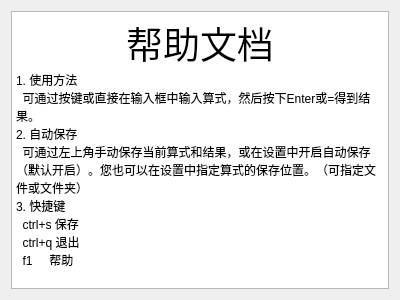
<?xml version="1.0" encoding="UTF-8"?>
<ui version="4.0">
 <class>Help</class>
 <widget class="QDialog" name="Help">
  <property name="geometry">
   <rect>
    <x>0</x>
    <y>0</y>
    <width>400</width>
    <height>300</height>
   </rect>
  </property>
  <property name="windowTitle">
   <string>Dialog</string>
  </property>
  <layout class="QGridLayout" name="gridLayout">
   <item row="0" column="0">
    <widget class="QTextBrowser" name="textBrowser">
     <property name="html">
      <string>&lt;!DOCTYPE HTML PUBLIC &quot;-//W3C//DTD HTML 4.0//EN&quot; &quot;http://www.w3.org/TR/REC-html40/strict.dtd&quot;&gt;
&lt;html&gt;&lt;head&gt;&lt;meta name=&quot;qrichtext&quot; content=&quot;1&quot; /&gt;&lt;style type=&quot;text/css&quot;&gt;
p, li { white-space: pre-wrap; }
&lt;/style&gt;&lt;/head&gt;&lt;body style=&quot; font-family:'SimSun'; font-size:11.25pt; font-weight:400; font-style:normal;&quot;&gt;
&lt;p align=&quot;center&quot; style=&quot; margin-top:0px; margin-bottom:0px; margin-left:0px; margin-right:0px; -qt-block-indent:0; text-indent:0px;&quot;&gt;&lt;span style=&quot; font-size:28pt;&quot;&gt;帮助文档&lt;/span&gt;&lt;/p&gt;
&lt;p style=&quot; margin-top:0px; margin-bottom:0px; margin-left:0px; margin-right:0px; -qt-block-indent:0; text-indent:0px;&quot;&gt;&lt;span style=&quot; font-size:9pt;&quot;&gt;1. 使用方法&lt;/span&gt;&lt;/p&gt;
&lt;p style=&quot; margin-top:0px; margin-bottom:0px; margin-left:0px; margin-right:0px; -qt-block-indent:0; text-indent:0px;&quot;&gt;&lt;span style=&quot; font-size:9pt;&quot;&gt;  可通过按键或直接在输入框中输入算式，然后按下Enter或=得到结果。&lt;/span&gt;&lt;/p&gt;
&lt;p style=&quot; margin-top:0px; margin-bottom:0px; margin-left:0px; margin-right:0px; -qt-block-indent:0; text-indent:0px;&quot;&gt;&lt;span style=&quot; font-size:9pt;&quot;&gt;2. 自动保存&lt;/span&gt;&lt;/p&gt;
&lt;p style=&quot; margin-top:0px; margin-bottom:0px; margin-left:0px; margin-right:0px; -qt-block-indent:0; text-indent:0px;&quot;&gt;&lt;span style=&quot; font-size:9pt;&quot;&gt;  可通过左上角手动保存当前算式和结果，或在设置中开启自动保存（默认开启）。您也可以在设置中指定算式的保存位置。（可指定文件或文件夹）&lt;/span&gt;&lt;/p&gt;
&lt;p style=&quot; margin-top:0px; margin-bottom:0px; margin-left:0px; margin-right:0px; -qt-block-indent:0; text-indent:0px;&quot;&gt;&lt;span style=&quot; font-size:9pt;&quot;&gt;3. 快捷键&lt;/span&gt;&lt;/p&gt;
&lt;p style=&quot; margin-top:0px; margin-bottom:0px; margin-left:0px; margin-right:0px; -qt-block-indent:0; text-indent:0px;&quot;&gt;&lt;span style=&quot; font-size:9pt;&quot;&gt;  ctrl+s 保存&lt;/span&gt;&lt;/p&gt;
&lt;p style=&quot; margin-top:0px; margin-bottom:0px; margin-left:0px; margin-right:0px; -qt-block-indent:0; text-indent:0px;&quot;&gt;&lt;span style=&quot; font-size:9pt;&quot;&gt;  ctrl+q 退出&lt;/span&gt;&lt;/p&gt;
&lt;p style=&quot; margin-top:0px; margin-bottom:0px; margin-left:0px; margin-right:0px; -qt-block-indent:0; text-indent:0px;&quot;&gt;&lt;span style=&quot; font-size:9pt;&quot;&gt;  f1     帮助&lt;/span&gt;&lt;/p&gt;&lt;/body&gt;&lt;/html&gt;</string>
     </property>
    </widget>
   </item>
  </layout>
 </widget>
 <resources/>
 <connections/>
</ui>
